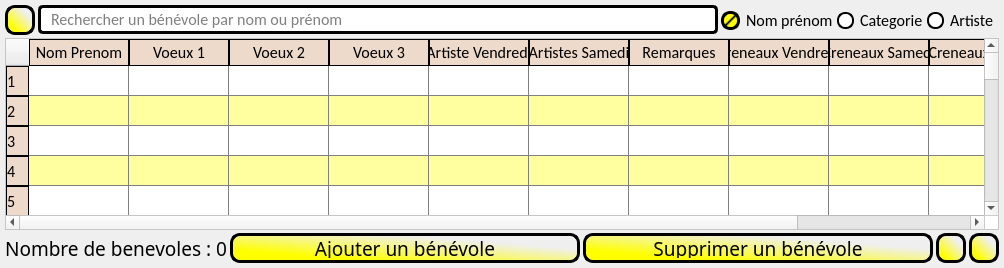
      <widget class="QWidget" name="Benevoles">
       <attribute name="title">
        <string>Benevoles</string>
       </attribute>
       <layout class="QGridLayout" name="gridLayout_4">
        <property name="leftMargin">
         <number>5</number>
        </property>
        <property name="topMargin">
         <number>5</number>
        </property>
        <property name="rightMargin">
         <number>5</number>
        </property>
        <property name="bottomMargin">
         <number>5</number>
        </property>
        <property name="spacing">
         <number>3</number>
        </property>
        <item row="10" column="0">
         <layout class="QHBoxLayout" name="horizontalLayout_2">
          <item>
           <widget class="QLabel" name="nbBenevoles">
            <property name="font">
             <font>
              <family>Cooper Black</family>
              <pointsize>14</pointsize>
             </font>
            </property>
            <property name="text">
             <string>Nombre de benevoles : 0</string>
            </property>
            <property name="alignment">
             <set>Qt::AlignCenter</set>
            </property>
           </widget>
          </item>
          <item>
           <widget class="QPushButton" name="ajoutBenevole2">
            <property name="sizePolicy">
             <sizepolicy hsizetype="Preferred" vsizetype="Preferred">
              <horstretch>0</horstretch>
              <verstretch>0</verstretch>
             </sizepolicy>
            </property>
            <property name="minimumSize">
             <size>
              <width>350</width>
              <height>30</height>
             </size>
            </property>
            <property name="maximumSize">
             <size>
              <width>500</width>
              <height>50</height>
             </size>
            </property>
            <property name="font">
             <font>
              <family>Cooper Black</family>
              <pointsize>14</pointsize>
             </font>
            </property>
            <property name="styleSheet">
             <string notr="true">QPushButton{   
	 background-color: qlineargradient(spread:pad, x1:0.738227, y1:0.278, x2:0, y2:1, stop:0 rgba(255, 255, 255, 0), stop:0.710227 rgba(255, 255, 0, 255));   
	 border-style: outset;    
	 border: 3px solid black;
     border-radius: 10px;       
    padding: 2px;}

QPushButton::hover{   background-color: yellow;    border-style: inset;  border-color: darkGreen }
QPushButton::pressed {    background-color: yellow;    border-style: inset; border-color:beige }</string>
            </property>
            <property name="text">
             <string>Ajouter un bénévole</string>
            </property>
           </widget>
          </item>
          <item>
           <widget class="QPushButton" name="supBenevole">
            <property name="minimumSize">
             <size>
              <width>350</width>
              <height>30</height>
             </size>
            </property>
            <property name="maximumSize">
             <size>
              <width>500</width>
              <height>50</height>
             </size>
            </property>
            <property name="font">
             <font>
              <family>Cooper Black</family>
              <pointsize>14</pointsize>
             </font>
            </property>
            <property name="styleSheet">
             <string notr="true">QPushButton{   
	 background-color: qlineargradient(spread:pad, x1:0.738227, y1:0.278, x2:0, y2:1, stop:0 rgba(255, 255, 255, 0), stop:0.710227 rgba(255, 255, 0, 255));   
	 border-style: outset;    
	 border: 3px solid black;
     border-radius: 10px;       
    padding: 2px;}

QPushButton::hover{   background-color: yellow;    border-style: inset;  border-color: darkGreen }
QPushButton::pressed {    background-color: yellow;    border-style: inset; border-color:beige }</string>
            </property>
            <property name="text">
             <string>Supprimer un bénévole</string>
            </property>
           </widget>
          </item>
          <item>
           <widget class="QPushButton" name="scrollAtBottomB">
            <property name="minimumSize">
             <size>
              <width>30</width>
              <height>30</height>
             </size>
            </property>
            <property name="maximumSize">
             <size>
              <width>30</width>
              <height>30</height>
             </size>
            </property>
            <property name="styleSheet">
             <string notr="true">QPushButton{   
	 background-color: qlineargradient(spread:pad, x1:0.738227, y1:0.278, x2:0, y2:1, stop:0 rgba(255, 255, 255, 0), stop:0.710227 rgba(255, 255, 0, 255));   
	 border-style: outset;    
	 border: 3px solid black;
     border-radius: 10px;       
    padding: 6px;}

QPushButton::hover{   background-color: yellow;    border-style: inset;  border-color: darkGreen }
QPushButton::pressed {    background-color: yellow;    border-style: inset; border-color:beige }</string>
            </property>
            <property name="text">
             <string/>
            </property>
           </widget>
          </item>
          <item>
           <widget class="QPushButton" name="scrollAtTopB">
            <property name="minimumSize">
             <size>
              <width>30</width>
              <height>30</height>
             </size>
            </property>
            <property name="maximumSize">
             <size>
              <width>30</width>
              <height>30</height>
             </size>
            </property>
            <property name="styleSheet">
             <string notr="true">QPushButton{   
	 background-color: qlineargradient(spread:pad, x1:0.738227, y1:0.278, x2:0, y2:1, stop:0 rgba(255, 255, 255, 0), stop:0.710227 rgba(255, 255, 0, 255));   
	 border-style: outset;    
	 border: 3px solid black;
     border-radius: 10px;       
    padding: 6px;}

QPushButton::hover{   background-color: yellow;    border-style: inset;  border-color: darkGreen }
QPushButton::pressed {    background-color: yellow;    border-style: inset; border-color:beige }</string>
            </property>
            <property name="text">
             <string/>
            </property>
           </widget>
          </item>
         </layout>
        </item>
        <item row="9" column="0">
         <widget class="QTableWidget" name="tabBenevoles">
          <property name="font">
           <font>
            <family>Calibri</family>
            <pointsize>11</pointsize>
           </font>
          </property>
          <property name="styleSheet">
           <string notr="true">QHeaderView::section {
	 border : 1px  solid black;
     padding: 0px;
	 font: medium &quot;Cooper Black&quot;;
	 font-size: 16px;
	 background : rgba(221, 103, 0,40);
}

QTableWidget{
background-color: white; alternate-background-color: rgb(255, 255, 160);
selection-background-color: qlineargradient(x1: 0, y1: 0, x2: 0, y2: 1,stop: 0 green, stop: 0.5 yellow , stop: 1 red); 
selection-color : black;
gridline-color : Gray}

</string>
          </property>
          <property name="alternatingRowColors">
           <bool>true</bool>
          </property>
          <property name="selectionMode">
           <enum>QAbstractItemView::SingleSelection</enum>
          </property>
          <property name="sortingEnabled">
           <bool>false</bool>
          </property>
          <property name="rowCount">
           <number>99</number>
          </property>
          <property name="columnCount">
           <number>11</number>
          </property>
          <attribute name="horizontalHeaderShowSortIndicator" stdset="0">
           <bool>false</bool>
          </attribute>
          <attribute name="horizontalHeaderStretchLastSection">
           <bool>false</bool>
          </attribute>
          <attribute name="verticalHeaderDefaultSectionSize">
           <number>30</number>
          </attribute>
          <row/>
          <row/>
          <row/>
          <row/>
          <row/>
          <row/>
          <row/>
          <row/>
          <row/>
          <row/>
          <row/>
          <row/>
          <row/>
          <row/>
          <row/>
          <row/>
          <row/>
          <row/>
          <row/>
          <row/>
          <row/>
          <row/>
          <row/>
          <row/>
          <row/>
          <row/>
          <row/>
          <row/>
          <row/>
          <row/>
          <row/>
          <row/>
          <row/>
          <row/>
          <row/>
          <row/>
          <row/>
          <row/>
          <row/>
          <row/>
          <row/>
          <row/>
          <row/>
          <row/>
          <row/>
          <row/>
          <row/>
          <row/>
          <row/>
          <row/>
          <row/>
          <row/>
          <row/>
          <row/>
          <row/>
          <row/>
          <row/>
          <row/>
          <row/>
          <row/>
          <row/>
          <row/>
          <row/>
          <row/>
          <row/>
          <row/>
          <row/>
          <row/>
          <row/>
          <row/>
          <row/>
          <row/>
          <row/>
          <row/>
          <row/>
          <row/>
          <row/>
          <row/>
          <row/>
          <row/>
          <row/>
          <row/>
          <row/>
          <row/>
          <row/>
          <row/>
          <row/>
          <row/>
          <row/>
          <row/>
          <row/>
          <row/>
          <row/>
          <row/>
          <row/>
          <row/>
          <row/>
          <row/>
          <row/>
          <column>
           <property name="text">
            <string>Nom Prenom</string>
           </property>
          </column>
          <column>
           <property name="text">
            <string>Voeux 1</string>
           </property>
          </column>
          <column>
           <property name="text">
            <string>Voeux 2</string>
           </property>
          </column>
          <column>
           <property name="text">
            <string>Voeux 3</string>
           </property>
          </column>
          <column>
           <property name="text">
            <string>Artiste Vendredi</string>
           </property>
          </column>
          <column>
           <property name="text">
            <string>Artistes Samedi</string>
           </property>
          </column>
          <column>
           <property name="text">
            <string>Remarques</string>
           </property>
          </column>
          <column>
           <property name="text">
            <string>Creneaux Vendredi</string>
           </property>
          </column>
          <column>
           <property name="text">
            <string>Creneaux Samedi</string>
           </property>
          </column>
          <column>
           <property name="text">
            <string>Nb Creneaux Vendredi</string>
           </property>
          </column>
          <column>
           <property name="text">
            <string>Nb Creneaux Samedi</string>
           </property>
          </column>
         </widget>
        </item>
        <item row="2" column="0">
         <layout class="QHBoxLayout" name="horizontalLayout_8">
          <property name="topMargin">
           <number>0</number>
          </property>
          <property name="rightMargin">
           <number>5</number>
          </property>
          <item>
           <widget class="QPushButton" name="supRechercheBene">
            <property name="sizePolicy">
             <sizepolicy hsizetype="Minimum" vsizetype="Fixed">
              <horstretch>0</horstretch>
              <verstretch>0</verstretch>
             </sizepolicy>
            </property>
            <property name="minimumSize">
             <size>
              <width>30</width>
              <height>30</height>
             </size>
            </property>
            <property name="maximumSize">
             <size>
              <width>30</width>
              <height>30</height>
             </size>
            </property>
            <property name="styleSheet">
             <string notr="true">QPushButton{   
	 background-color: qlineargradient(spread:pad, x1:0.738227, y1:0.278, x2:0, y2:1, stop:0 rgba(255, 255, 255, 0), stop:0.710227 rgba(255, 255, 0, 255));   
	 border-style: outset;    
	 border: 3px solid black;
     border-radius: 10px;       
    padding: 6px;}

QPushButton::hover{   background-color: yellow;    border-style: inset;  border-color: darkGreen }
QPushButton::pressed {    background-color: yellow;    border-style: inset; border-color:beige }</string>
            </property>
            <property name="text">
             <string/>
            </property>
           </widget>
          </item>
          <item>
           <widget class="QLineEdit" name="rechercheBenevoles">
            <property name="font">
             <font>
              <family>Calibri</family>
              <pointsize>12</pointsize>
             </font>
            </property>
            <property name="styleSheet">
             <string notr="true">QLineEdit {
     border: 3px solid black;
     border-radius: 5px;
     padding: 0 8px;
     selection-background-color: black ;
 }
QLineEdit::hover {
     border: 3px solid  qlineargradient(spread:pad, x1:0, y1:0, x2:0.0511364, y2:0.034, stop:0 rgba(255, 255, 255, 255), stop:0.965909 rgba(0, 156, 0, 167));
     border-radius: 5px;
     padding: 0 8px;
     selection-background-color: black ;
 }

QLineEdit::focus {
     border: 3px solid  qlineargradient(spread:pad, x1:0, y1:0, x2:0.0511364, y2:0.034, stop:0 rgba(255, 255, 255, 255), stop:0.965909 rgba(0, 156, 0, 167));
     border-radius: 5px;
     padding: 0 8px;
     selection-background-color: black ;
 }</string>
            </property>
            <property name="placeholderText">
             <string>Rechercher un bénévole par nom ou prénom</string>
            </property>
           </widget>
          </item>
          <item>
           <widget class="QRadioButton" name="radioFiltreNom">
            <property name="font">
             <font>
              <family>Calibri</family>
              <pointsize>12</pointsize>
             </font>
            </property>
            <property name="styleSheet">
             <string notr="true">QRadioButton::indicator {
    width: 13px;
    height: 13px;
}

QRadioButton::indicator::checked{
	background-color : qlineargradient(spread:reflect, x1:0.1, y1:0.1, x2:0.5, y2:0.5, stop:0.801136 rgba(255, 255, 0, 255), stop:1 rgba(0, 0, 0, 255));
	border-radius : 9px;
	border : 3px solid black;	
}

QRadioButton::indicator::unchecked{
	background-color : white;
	border-radius : 8px;
	border : 2px solid black;	
}

QRadioButton::indicator::unchecked::hover{
	background-color :yellow;
	border-radius : 8px;
	border : 2px solid black;	
}

QRadioButton::indicator:unchecked:pressed{
	background-color : yellow;
	border-radius : 9px;
	border : 3px solid black;	
}
</string>
            </property>
            <property name="text">
             <string>Nom prénom</string>
            </property>
            <property name="checked">
             <bool>true</bool>
            </property>
           </widget>
          </item>
          <item>
           <widget class="QRadioButton" name="radioFiltreCat">
            <property name="font">
             <font>
              <family>Calibri</family>
              <pointsize>12</pointsize>
             </font>
            </property>
            <property name="styleSheet">
             <string notr="true">QRadioButton::indicator {
    width: 13px;
    height: 13px;
}

QRadioButton::indicator::checked{
	background-color : qlineargradient(spread:reflect, x1:0.1, y1:0.1, x2:0.5, y2:0.5, stop:0.801136 rgba(255, 255, 0, 255), stop:1 rgba(0, 0, 0, 255));
	border-radius : 9px;
	border : 3px solid black;	
}

QRadioButton::indicator::unchecked{
	background-color : white;
	border-radius : 8px;
	border : 2px solid black;	
}

QRadioButton::indicator::unchecked::hover{
	background-color :yellow;
	border-radius : 8px;
	border : 2px solid black;	
}

QRadioButton::indicator:unchecked:pressed{
	background-color : yellow;
	border-radius : 9px;
	border : 3px solid black;	
}
</string>
            </property>
            <property name="text">
             <string>Categorie</string>
            </property>
           </widget>
          </item>
          <item>
           <widget class="QRadioButton" name="radioFiltreArtiste">
            <property name="font">
             <font>
              <family>Calibri</family>
              <pointsize>12</pointsize>
             </font>
            </property>
            <property name="styleSheet">
             <string notr="true">QRadioButton::indicator {
    width: 13px;
    height: 13px;
}

QRadioButton::indicator::checked{
	background-color : qlineargradient(spread:reflect, x1:0.1, y1:0.1, x2:0.5, y2:0.5, stop:0.801136 rgba(255, 255, 0, 255), stop:1 rgba(0, 0, 0, 255));
	border-radius : 9px;
	border : 3px solid black;	
}

QRadioButton::indicator::unchecked{
	background-color : white;
	border-radius : 8px;
	border : 2px solid black;	
}

QRadioButton::indicator::unchecked::hover{
	background-color :yellow;
	border-radius : 8px;
	border : 2px solid black;	
}

QRadioButton::indicator:unchecked:pressed{
	background-color : yellow;
	border-radius : 9px;
	border : 3px solid black;	
}
</string>
            </property>
            <property name="text">
             <string>Artiste</string>
            </property>
           </widget>
          </item>
         </layout>
        </item>
       </layout>
      </widget>
